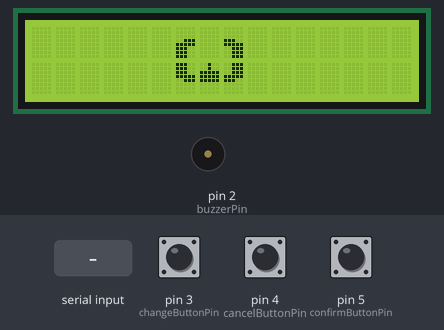
A sketch run on a simulated Arduino Uno, built with avr-gcc and run on an emulated ATmega328P. Shown: 16×2 character LCD, buzzer (waves = sounding). The inputs (shaded band) are chosen by the test bench; at power-on: pin 5 (confirmButtonPin) HIGH, pin 4 (cancelButtonPin) HIGH, pin 3 (changeButtonPin) HIGH. What the sketch prints to the serial monitor is not drawn.

Above: at 1.1 s.
1.2 s: "end\n" received over Serial
At 3.9 s:
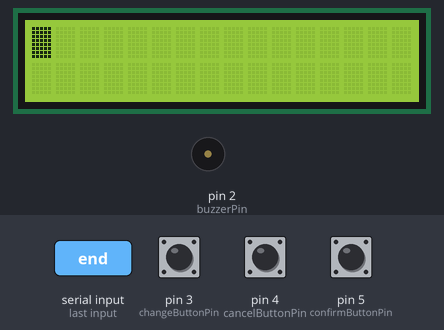
4.2 s: pin 5 (confirmButtonPin) pulled LOW for 0.15 s
At 5.6 s:
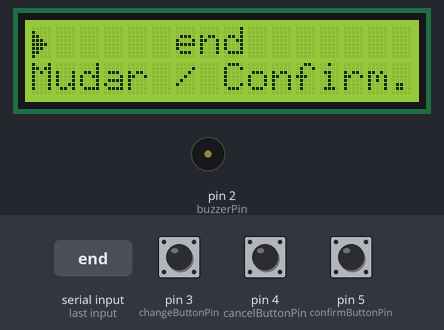
5.9 s: pin 5 (confirmButtonPin) pulled LOW for 1 s
At 7.7 s:
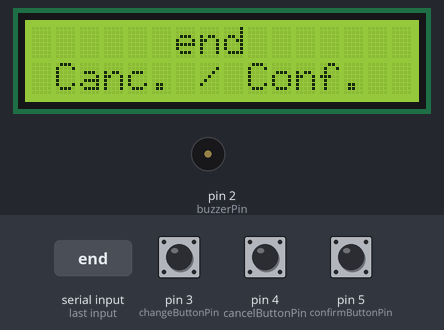
8.4 s: pin 4 (cancelButtonPin) pulled LOW for 0.15 s
At 9.3 s:
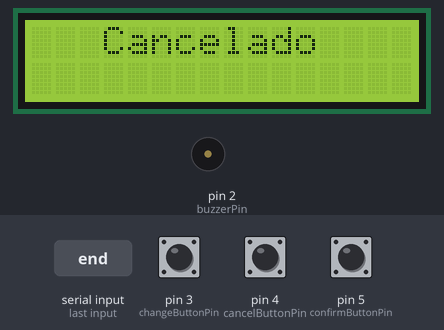
11.5 s: pin 5 (confirmButtonPin) pulled LOW for 0.15 s
At 12.9 s:
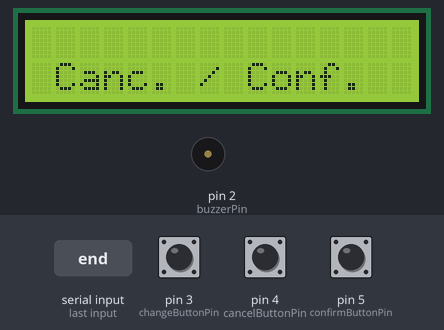
13.2 s: pin 5 (confirmButtonPin) pulled LOW for 3.2 s
At 18.5 s:
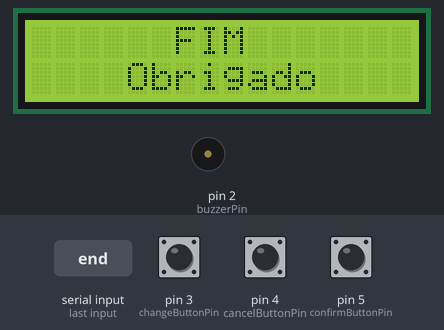
Timing chart, 0 to 19.9 s (numbered marks = the images above; inputs shaded):
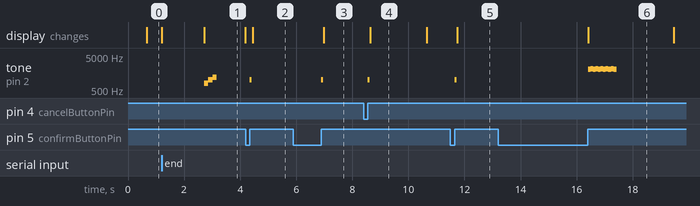

The sketch:

voting_system.ino
```cpp
#include <LiquidCrystal_I2C.h>

const int buzzerPin = 2;

const int changeButtonPin = 3;
const int cancelButtonPin = 4;
const int confirmButtonPin = 5;

String participants[4];
int participantsVotes[4] = {0, 0, 0, 0};

LiquidCrystal_I2C lcd(0x27, 16, 2);

void addParticipants(String participantsData);
void soundFinishVoting();
void soundButtonPress();
void logoImage();

void(* resetFunc) (void) = 0; //declare reset function @ address 0

void setup() {
  lcd.init();
  lcd.backlight();

  pinMode(buzzerPin, OUTPUT);
  pinMode(changeButtonPin, INPUT_PULLUP);
  pinMode(cancelButtonPin, INPUT_PULLUP);
  pinMode(confirmButtonPin, INPUT_PULLUP);

  Serial.begin(9600);
  Serial.println("wp"); // waiting participants

  while(!Serial.available()) {
    logoImage();
    delay(500);
  }

  String participantsData = Serial.readString();
  addParticipants(participantsData);

  Serial.println("pa"); // participants added
  lcd.clear();
  lcd.blink();

  for(int i = 0; i < 4; i++) {
    Serial.print(participants[i]);
    Serial.print('=');
    Serial.println(participantsVotes[i]);
  }

  tone(buzzerPin, 800);
  delay(150);
  tone(buzzerPin, 1000);
  delay(150);
  tone(buzzerPin, 1200);
  delay(150);
  noTone(buzzerPin);

  delay(1000);
}

void loop() {
  lcd.noBlink();
  lcd.clear();
  lcd.setCursor(3, 0);
  lcd.print("Bem vindo");
  lcd.setCursor(5, 1);
  lcd.print("Inicie");

  while(true) {
    if(digitalRead(confirmButtonPin) == LOW) {
      while(digitalRead(confirmButtonPin) == LOW) {
        delay(50);
      }

      soundButtonPress();

      break;
    } else if(Serial.available()) {
      delay(250);

      String cmd = Serial.readString();

      cmd.replace("\n", "");
      Serial.println(cmd);

      if(cmd == "end") {
        // send votation result
        for(int i = 0; i < 4; i++) {
          Serial.print(participants[i]);
          Serial.print('=');
          Serial.println(participantsVotes[i]);
        }

        lcd.clear();
        lcd.setCursor(4, 0);
        lcd.print("Sistema");
        lcd.setCursor(4, 1);
        lcd.print("fechado");

        tone(buzzerPin, 1200);
        delay(150);
        tone(buzzerPin, 1000);
        delay(150);
        tone(buzzerPin, 800);
        delay(150);
        noTone(buzzerPin);

        delay(1000);
        resetFunc();
      }
    }
  }

  while(true) {
    for(int arrayPos = 0; arrayPos < 4; arrayPos++) {
      String participantName = participants[arrayPos];

      int nameLength = participantName.length();
      int nameLCDCursor = (15 - nameLength) / 2;

      lcd.clear();

      byte image01[8] = {B00000, B10000, B11000, B11100, B11110, B11100, B11000, B10000};
      lcd.createChar(0, image01);

      lcd.setCursor(0, 0);
      lcd.write(byte(0));

      lcd.setCursor(nameLCDCursor, 0);
      lcd.print(participantName);
      lcd.setCursor(0, 1);
      lcd.print("Mudar / Confirm.");

      while(true) {
        if(digitalRead(confirmButtonPin) == LOW) {
          while(digitalRead(confirmButtonPin) == LOW) {
            delay(50);
          }

          soundButtonPress();

          lcd.clear();
          lcd.setCursor(nameLCDCursor, 0);
          lcd.print(participantName);
          lcd.setCursor(1, 1);
          lcd.print("Canc. / Conf.");

          while(true) {
            if(digitalRead(confirmButtonPin) == LOW) {
              while(digitalRead(confirmButtonPin) == LOW) {
                delay(50);
              }

              lcd.clear();
              lcd.setCursor(6, 0);
              lcd.print("FIM");
              lcd.setCursor(4, 1);
              lcd.print("Obrigado");

              soundFinishVoting();
              participantsVotes[arrayPos] += 1;

              delay(2000);
              return;
            } else if(digitalRead(cancelButtonPin) == LOW) {
              while(digitalRead(cancelButtonPin) == LOW) {
                delay(50);
              }

              soundButtonPress();

              lcd.clear();
              lcd.setCursor(3, 0);
              lcd.print("Cancelado");

              delay(2000);
              break;
            }
          }

          break;
        } else if(digitalRead(changeButtonPin) == LOW) {
          while(digitalRead(changeButtonPin) == LOW) {
            delay(50);
          }

          soundButtonPress();

          // return to "for" loop and changing
          // participant
          break;
        }
      }
    }
  }
}

void addParticipants(String participantsData) {
  String participantName = "";
  participantsData.replace(" ", "");
  participantsData.replace("\n", "");
  participantsData.concat(',');

  int arrayPos = 0;

  for(int i = 0; i < participantsData.length(); i++) {
    char letter = participantsData[i];

    if(letter != ',') {
      participantName.concat(letter);
    } else {
      participants[arrayPos] = participantName;
      participantName = "";
      arrayPos += 1;
    }
  }
}

void soundFinishVoting() {
  for(int i = 0; i < 5; i++) {
    tone(buzzerPin, 2032);
    delay(90);
    tone(buzzerPin, 2132);
    delay(90);
  }

  tone(buzzerPin, 2032);
  delay(120);
  noTone(buzzerPin);
}

void soundButtonPress() {
  tone(buzzerPin, 1000);
  delay(70);
  noTone(buzzerPin);
}

void logoImage() {
  lcd.clear();

  byte image08[8] = {B00000, B00000, B00000, B11111, B11111, B11111, B00100, B00100};
  byte image07[8] = {B00000, B00000, B00000, B00111, B11111, B11100, B11100, B11100};
  byte image09[8] = {B00000, B00000, B00000, B11100, B11111, B00111, B00111, B00111};
  byte image23[8] = {B11100, B11100, B11100, B11111, B00111, B00000, B00000, B00000};
  byte image25[8] = {B00111, B00111, B00111, B11111, B11100, B00000, B00000, B00000};
  byte image24[8] = {B00100, B00100, B11111, B11111, B11111, B00000, B00000, B00000};

  lcd.createChar(0, image08);
  lcd.createChar(1, image07);
  lcd.createChar(2, image09);
  lcd.createChar(3, image23);
  lcd.createChar(4, image25);
  lcd.createChar(5, image24);

  lcd.setCursor(7, 0);
  lcd.write(byte(0));
  lcd.setCursor(6, 0);
  lcd.write(byte(1));
  lcd.setCursor(8, 0);
  lcd.write(byte(2));
  lcd.setCursor(6, 1);
  lcd.write(byte(3));
  lcd.setCursor(8, 1);
  lcd.write(byte(4));
  lcd.setCursor(7, 1);
  lcd.write(byte(5));

  delay(500);

  // 50%

  lcd.clear();

  byte image14[8] = {B00000, B00000, B00000, B00111, B11111, B11100, B11100, B11100};
  byte image15[8] = {B00000, B00000, B00000, B11100, B11111, B00111, B00111, B00111};
  byte image16[8] = {B11100, B11100, B11100, B11111, B00111, B00000, B00000, B00000};
  byte image17[8] = {B00111, B00111, B00111, B11111, B11100, B00000, B00000, B00000};
  byte image18[8] = {B00100, B00100, B11111, B11111, B11111, B00000, B00000, B00000};

  lcd.createChar(0, image14);
  lcd.createChar(1, image15);
  lcd.createChar(2, image16);
  lcd.createChar(3, image17);
  lcd.createChar(4, image18);

  lcd.setCursor(6, 0);
  lcd.write(byte(0));
  lcd.setCursor(8, 0);
  lcd.write(byte(1));
  lcd.setCursor(6, 1);
  lcd.write(byte(2));
  lcd.setCursor(8, 1);
  lcd.write(byte(3));
  lcd.setCursor(7, 1);
  lcd.write(byte(4));

  delay(500);

  // 100%

  lcd.clear();

  byte image10[8] = {B00000, B00000, B00000, B00111, B11111, B11100, B11100, B11100};
  byte image11[8] = {B00000, B00000, B00000, B11100, B11111, B00111, B00111, B00111};
  byte image12[8] = {B11100, B11100, B11100, B11111, B00111, B00000, B00000, B00000};
  byte image13[8] = {B00111, B00111, B00111, B11111, B11100, B00000, B00000, B00000};

  lcd.createChar(0, image10);
  lcd.createChar(1, image11);
  lcd.createChar(2, image12);
  lcd.createChar(3, image13);

  lcd.setCursor(6, 0);
  lcd.write(byte(0));
  lcd.setCursor(8, 0);
  lcd.write(byte(1));
  lcd.setCursor(6, 1);
  lcd.write(byte(2));
  lcd.setCursor(8, 1);
  lcd.write(byte(3));
}
```

Measured:
- after the input at 1.2 s, tone on pin 2 (buzzerPin): silent → 800 Hz after 1.5 s, → 1000 Hz 0.15 s later, → 1200 Hz 0.15 s later, → silent 0.15 s later
- after the input at 4.2 s, tone on pin 2 (buzzerPin): silent → 1000 Hz after 0.15 s, → silent 0.07 s later; the display: changes after 0.25 s (image 2)
- after the input at 5.9 s, tone on pin 2 (buzzerPin): silent → 1000 Hz after 1.0 s, → silent 0.07 s later; the display: changes after 1.1 s (image 3)
- after the input at 8.4 s, tone on pin 2 (buzzerPin): silent → 1000 Hz after 0.15 s, → silent 0.07 s later; the display: changes after 0.23 s (image 4)
- after the input at 11.5 s, tone on pin 2 (buzzerPin): silent → 1000 Hz after 0.15 s, → silent 0.07 s later; the display: changes after 0.24 s (image 5)
- after the input at 13.2 s, tone on pin 2 (buzzerPin): silent → 2032 Hz after 3.2 s, then repeats every 0.18 s: 2132 Hz 0.09 s, 2032 Hz 0.09 s, until it stays silent from 17.4 s; the display: changes after 3.2 s (image 6)
- what the display in image 1 shows lasts 1.5 s, from 2.7 s to 4.2 s
